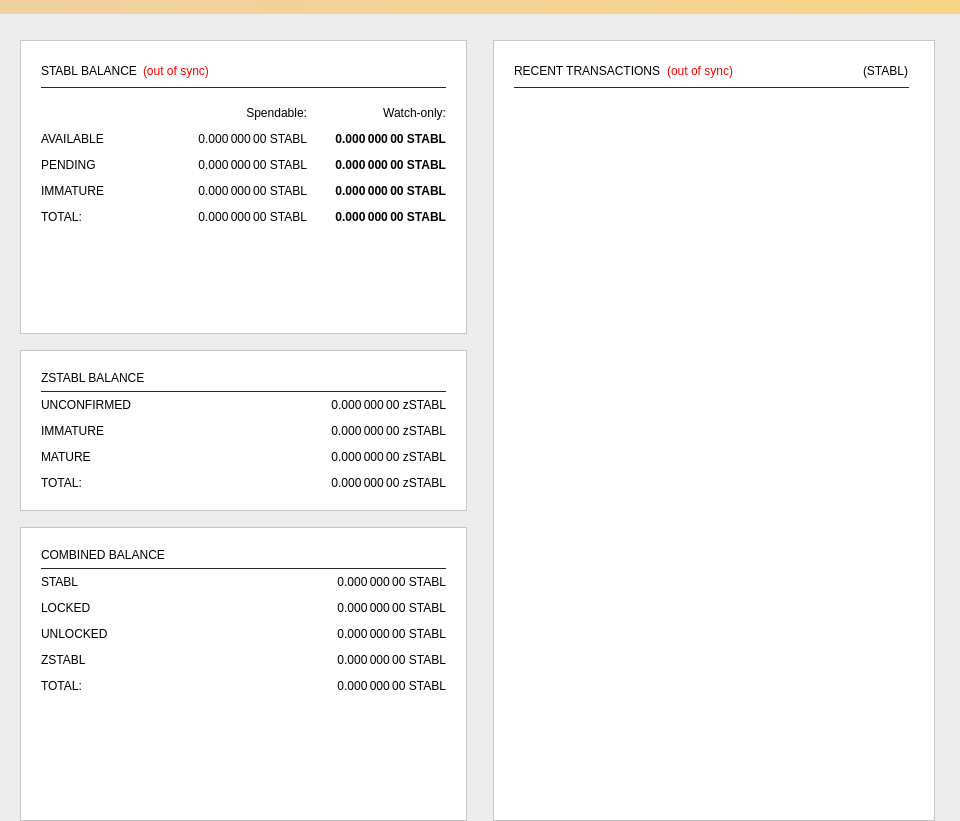
<?xml version="1.0" encoding="UTF-8"?>
<ui version="4.0">
 <class>OverviewPage</class>
 <widget class="QWidget" name="OverviewPage">
  <property name="geometry">
   <rect>
    <x>0</x>
    <y>0</y>
    <width>960</width>
    <height>821</height>
   </rect>
  </property>
  <property name="minimumSize">
   <size>
    <width>960</width>
    <height>0</height>
   </size>
  </property>
  <property name="windowTitle">
   <string>Form</string>
  </property>
  <property name="styleSheet">
   <string notr="true">background-color: #ececec;</string>
  </property>
  <layout class="QVBoxLayout" name="topLayout">
   <property name="leftMargin">
    <number>0</number>
   </property>
   <property name="topMargin">
    <number>0</number>
   </property>
   <property name="rightMargin">
    <number>0</number>
   </property>
   <property name="bottomMargin">
    <number>0</number>
   </property>
   <item>
    <widget class="QLabel" name="labelAlerts">
     <property name="visible">
      <bool>false</bool>
     </property>
     <property name="styleSheet">
      <string notr="true">background-color: qlineargradient(x1: 0, y1: 0, x2: 1, y2: 0, stop:0 #F0D0A0, stop:1 #F8D488); color:#000000;</string>
     </property>
     <property name="wordWrap">
      <bool>true</bool>
     </property>
     <property name="margin">
      <number>3</number>
     </property>
    </widget>
   </item>
   <item>
    <widget class="QLabel" name="label">
     <property name="text">
      <string/>
     </property>
     <property name="pixmap">
      <pixmap resource="../stablecoin.qrc">:/images/stablecoin_logo_horizontal</pixmap>
     </property>
     <property name="alignment">
      <set>Qt::AlignCenter</set>
     </property>
     <property name="margin">
      <number>27</number>
     </property>
    </widget>
   </item>
   <item>
    <layout class="QHBoxLayout" name="horizontalLayout" stretch="1,1">
     <property name="bottomMargin">
      <number>0</number>
     </property>
     <item>
      <layout class="QVBoxLayout" name="verticalLayout_2">
       <property name="leftMargin">
        <number>20</number>
       </property>
       <property name="rightMargin">
        <number>10</number>
       </property>
       <item>
        <widget class="QFrame" name="frame">
         <property name="styleSheet">
          <string notr="true">background-color: #FFFFFF;</string>
         </property>
         <property name="frameShape">
          <enum>QFrame::StyledPanel</enum>
         </property>
         <property name="frameShadow">
          <enum>QFrame::Raised</enum>
         </property>
         <layout class="QVBoxLayout" name="verticalLayout_4">
          <property name="leftMargin">
           <number>20</number>
          </property>
          <property name="topMargin">
           <number>20</number>
          </property>
          <property name="rightMargin">
           <number>20</number>
          </property>
          <property name="bottomMargin">
           <number>20</number>
          </property>
          <item>
           <layout class="QHBoxLayout" name="horizontalLayout_4">
            <item>
             <widget class="QLabel" name="label_5">
              <property name="font">
               <font>
                <weight>50</weight>
                <bold>false</bold>
               </font>
              </property>
              <property name="text">
               <string>STABL BALANCE</string>
              </property>
             </widget>
            </item>
            <item>
             <widget class="QLabel" name="labelWalletStatus">
              <property name="cursor">
               <cursorShape>WhatsThisCursor</cursorShape>
              </property>
              <property name="toolTip">
               <string>The displayed information may be out of date. Your wallet automatically synchronizes with the StableCoin network after a connection is established, but this process has not completed yet.</string>
              </property>
              <property name="styleSheet">
               <string notr="true">QLabel { color: red; }</string>
              </property>
              <property name="text">
               <string notr="true">(out of sync)</string>
              </property>
              <property name="alignment">
               <set>Qt::AlignLeading|Qt::AlignLeft|Qt::AlignVCenter</set>
              </property>
             </widget>
            </item>
            <item>
             <spacer name="horizontalSpacer_3">
              <property name="orientation">
               <enum>Qt::Horizontal</enum>
              </property>
              <property name="sizeHint" stdset="0">
               <size>
                <width>40</width>
                <height>20</height>
               </size>
              </property>
             </spacer>
            </item>
           </layout>
          </item>
          <item>
           <widget class="QLabel" name="label_3">
            <property name="maximumSize">
             <size>
              <width>16777215</width>
              <height>1</height>
             </size>
            </property>
            <property name="styleSheet">
             <string notr="true">background-color: #292929;</string>
            </property>
            <property name="text">
             <string/>
            </property>
           </widget>
          </item>
          <item>
           <layout class="QGridLayout" name="gridLayout">
            <property name="topMargin">
             <number>12</number>
            </property>
            <property name="spacing">
             <number>12</number>
            </property>
            <item row="2" column="2">
             <widget class="QLabel" name="labelWatchPending">
              <property name="font">
               <font>
                <weight>75</weight>
                <bold>true</bold>
               </font>
              </property>
              <property name="cursor">
               <cursorShape>IBeamCursor</cursorShape>
              </property>
              <property name="toolTip">
               <string>Unconfirmed transactions to watch-only addresses</string>
              </property>
              <property name="text">
               <string notr="true">0.000 000 00 STABL</string>
              </property>
              <property name="alignment">
               <set>Qt::AlignRight|Qt::AlignTrailing|Qt::AlignVCenter</set>
              </property>
              <property name="textInteractionFlags">
               <set>Qt::LinksAccessibleByMouse|Qt::TextSelectableByKeyboard|Qt::TextSelectableByMouse</set>
              </property>
             </widget>
            </item>
            <item row="2" column="1">
             <widget class="QLabel" name="labelUnconfirmed">
              <property name="font">
               <font>
                <weight>50</weight>
                <bold>false</bold>
               </font>
              </property>
              <property name="cursor">
               <cursorShape>IBeamCursor</cursorShape>
              </property>
              <property name="toolTip">
               <string>Total of transactions that have yet to be confirmed, and do not yet count toward the spendable balance</string>
              </property>
              <property name="text">
               <string notr="true">0.000 000 00 STABL</string>
              </property>
              <property name="alignment">
               <set>Qt::AlignRight|Qt::AlignTrailing|Qt::AlignVCenter</set>
              </property>
              <property name="textInteractionFlags">
               <set>Qt::LinksAccessibleByMouse|Qt::TextSelectableByKeyboard|Qt::TextSelectableByMouse</set>
              </property>
             </widget>
            </item>
            <item row="3" column="2">
             <widget class="QLabel" name="labelWatchImmature">
              <property name="font">
               <font>
                <weight>75</weight>
                <bold>true</bold>
               </font>
              </property>
              <property name="cursor">
               <cursorShape>IBeamCursor</cursorShape>
              </property>
              <property name="toolTip">
               <string>Staked or masternode rewards in watch-only addresses that has not yet matured</string>
              </property>
              <property name="text">
               <string notr="true">0.000 000 00 STABL</string>
              </property>
              <property name="alignment">
               <set>Qt::AlignRight|Qt::AlignTrailing|Qt::AlignVCenter</set>
              </property>
              <property name="textInteractionFlags">
               <set>Qt::LinksAccessibleByMouse|Qt::TextSelectableByKeyboard|Qt::TextSelectableByMouse</set>
              </property>
             </widget>
            </item>
            <item row="4" column="0">
             <widget class="QLabel" name="labelTotalText">
              <property name="text">
               <string>TOTAL:</string>
              </property>
             </widget>
            </item>
            <item row="3" column="1">
             <widget class="QLabel" name="labelImmature">
              <property name="font">
               <font>
                <weight>50</weight>
                <bold>false</bold>
               </font>
              </property>
              <property name="cursor">
               <cursorShape>IBeamCursor</cursorShape>
              </property>
              <property name="toolTip">
               <string>Staked or masternode rewards that has not yet matured</string>
              </property>
              <property name="text">
               <string notr="true">0.000 000 00 STABL</string>
              </property>
              <property name="alignment">
               <set>Qt::AlignRight|Qt::AlignTrailing|Qt::AlignVCenter</set>
              </property>
              <property name="textInteractionFlags">
               <set>Qt::LinksAccessibleByMouse|Qt::TextSelectableByKeyboard|Qt::TextSelectableByMouse</set>
              </property>
             </widget>
            </item>
            <item row="3" column="0">
             <widget class="QLabel" name="labelImmatureText">
              <property name="text">
               <string>IMMATURE</string>
              </property>
             </widget>
            </item>
            <item row="4" column="1">
             <widget class="QLabel" name="labelTotal">
              <property name="font">
               <font>
                <weight>50</weight>
                <bold>false</bold>
               </font>
              </property>
              <property name="cursor">
               <cursorShape>IBeamCursor</cursorShape>
              </property>
              <property name="toolTip">
               <string>Your current total balance</string>
              </property>
              <property name="text">
               <string notr="true">0.000 000 00 STABL</string>
              </property>
              <property name="alignment">
               <set>Qt::AlignRight|Qt::AlignTrailing|Qt::AlignVCenter</set>
              </property>
              <property name="textInteractionFlags">
               <set>Qt::LinksAccessibleByMouse|Qt::TextSelectableByKeyboard|Qt::TextSelectableByMouse</set>
              </property>
             </widget>
            </item>
            <item row="4" column="2">
             <widget class="QLabel" name="labelWatchTotal">
              <property name="font">
               <font>
                <weight>75</weight>
                <bold>true</bold>
               </font>
              </property>
              <property name="cursor">
               <cursorShape>IBeamCursor</cursorShape>
              </property>
              <property name="toolTip">
               <string>Current total balance in watch-only addresses</string>
              </property>
              <property name="text">
               <string notr="true">0.000 000 00 STABL</string>
              </property>
              <property name="alignment">
               <set>Qt::AlignRight|Qt::AlignTrailing|Qt::AlignVCenter</set>
              </property>
              <property name="textInteractionFlags">
               <set>Qt::LinksAccessibleByMouse|Qt::TextSelectableByKeyboard|Qt::TextSelectableByMouse</set>
              </property>
             </widget>
            </item>
            <item row="0" column="2">
             <widget class="QLabel" name="labelWatchonly">
              <property name="text">
               <string>Watch-only:</string>
              </property>
              <property name="alignment">
               <set>Qt::AlignRight|Qt::AlignTrailing|Qt::AlignVCenter</set>
              </property>
             </widget>
            </item>
            <item row="1" column="0">
             <widget class="QLabel" name="labelBalanceText">
              <property name="text">
               <string>AVAILABLE</string>
              </property>
             </widget>
            </item>
            <item row="1" column="1">
             <widget class="QLabel" name="labelBalance">
              <property name="font">
               <font>
                <weight>50</weight>
                <bold>false</bold>
               </font>
              </property>
              <property name="cursor">
               <cursorShape>IBeamCursor</cursorShape>
              </property>
              <property name="toolTip">
               <string>Your current spendable balance</string>
              </property>
              <property name="text">
               <string notr="true">0.000 000 00 STABL</string>
              </property>
              <property name="alignment">
               <set>Qt::AlignRight|Qt::AlignTrailing|Qt::AlignVCenter</set>
              </property>
              <property name="textInteractionFlags">
               <set>Qt::LinksAccessibleByMouse|Qt::TextSelectableByKeyboard|Qt::TextSelectableByMouse</set>
              </property>
             </widget>
            </item>
            <item row="1" column="2">
             <widget class="QLabel" name="labelWatchAvailable">
              <property name="font">
               <font>
                <weight>75</weight>
                <bold>true</bold>
               </font>
              </property>
              <property name="cursor">
               <cursorShape>IBeamCursor</cursorShape>
              </property>
              <property name="toolTip">
               <string>Your current balance in watch-only addresses</string>
              </property>
              <property name="text">
               <string notr="true">0.000 000 00 STABL</string>
              </property>
              <property name="alignment">
               <set>Qt::AlignRight|Qt::AlignTrailing|Qt::AlignVCenter</set>
              </property>
              <property name="textInteractionFlags">
               <set>Qt::LinksAccessibleByMouse|Qt::TextSelectableByKeyboard|Qt::TextSelectableByMouse</set>
              </property>
             </widget>
            </item>
            <item row="2" column="0">
             <widget class="QLabel" name="labelPendingText">
              <property name="text">
               <string>PENDING</string>
              </property>
             </widget>
            </item>
            <item row="0" column="1">
             <widget class="QLabel" name="labelSpendable">
              <property name="text">
               <string>Spendable:</string>
              </property>
              <property name="alignment">
               <set>Qt::AlignRight|Qt::AlignTrailing|Qt::AlignVCenter</set>
              </property>
             </widget>
            </item>
           </layout>
          </item>
          <item>
           <spacer name="verticalSpacer_4">
            <property name="orientation">
             <enum>Qt::Vertical</enum>
            </property>
            <property name="sizeHint" stdset="0">
             <size>
              <width>20</width>
              <height>40</height>
             </size>
            </property>
           </spacer>
          </item>
         </layout>
        </widget>
       </item>
       <item>
        <spacer name="verticalSpacer_2">
         <property name="orientation">
          <enum>Qt::Vertical</enum>
         </property>
         <property name="sizeType">
          <enum>QSizePolicy::Fixed</enum>
         </property>
         <property name="sizeHint" stdset="0">
          <size>
           <width>20</width>
           <height>10</height>
          </size>
         </property>
        </spacer>
       </item>
       <item>
        <widget class="QFrame" name="frame_4">
         <property name="styleSheet">
          <string notr="true">background-color: #FFFFFF;</string>
         </property>
         <property name="frameShape">
          <enum>QFrame::StyledPanel</enum>
         </property>
         <property name="frameShadow">
          <enum>QFrame::Raised</enum>
         </property>
         <layout class="QVBoxLayout" name="verticalLayout_7">
          <property name="leftMargin">
           <number>20</number>
          </property>
          <property name="topMargin">
           <number>20</number>
          </property>
          <property name="rightMargin">
           <number>20</number>
          </property>
          <property name="bottomMargin">
           <number>20</number>
          </property>
          <item>
           <layout class="QHBoxLayout" name="horizontalLayout_8" stretch="0">
            <item>
             <widget class="QLabel" name="label_5z_3">
              <property name="maximumSize">
               <size>
                <width>16777215</width>
                <height>20</height>
               </size>
              </property>
              <property name="font">
               <font>
                <weight>50</weight>
                <bold>false</bold>
               </font>
              </property>
              <property name="text">
               <string>ZSTABL BALANCE</string>
              </property>
             </widget>
            </item>
           </layout>
          </item>
          <item>
           <widget class="QLabel" name="label_6">
            <property name="maximumSize">
             <size>
              <width>16777215</width>
              <height>1</height>
             </size>
            </property>
            <property name="styleSheet">
             <string notr="true">background-color: #292929;</string>
            </property>
            <property name="text">
             <string/>
            </property>
           </widget>
          </item>
          <item>
           <layout class="QGridLayout" name="gridLayout_5">
            <property name="topMargin">
             <number>0</number>
            </property>
            <property name="spacing">
             <number>12</number>
            </property>
            <item row="4" column="0">
             <widget class="QLabel" name="labelzBalanceMatureText">
              <property name="toolTip">
               <string>Mature: more than 20 confirmation and more than 1 mints of the same denomination after it was minted.
These zSTABL are spendable.</string>
              </property>
              <property name="text">
               <string>MATURE</string>
              </property>
             </widget>
            </item>
            <item row="4" column="1">
             <widget class="QLabel" name="labelzBalanceMature">
              <property name="font">
               <font>
                <weight>50</weight>
                <bold>false</bold>
               </font>
              </property>
              <property name="toolTip">
               <string>Mature: more than 20 confirmation and more than 1 mints of the same denomination after it was minted.
These zSTABL are spendable.</string>
              </property>
              <property name="text">
               <string>0.000 000 00 zSTABL</string>
              </property>
              <property name="alignment">
               <set>Qt::AlignRight|Qt::AlignTrailing|Qt::AlignVCenter</set>
              </property>
             </widget>
            </item>
            <item row="2" column="0">
             <widget class="QLabel" name="labelzBalanceUnconfirmedText">
              <property name="toolTip">
               <string>Unconfirmed: less than 20 confirmations
Immature: confirmed, but less than 1 mints of the same denomination after it was minted</string>
              </property>
              <property name="text">
               <string>UNCONFIRMED</string>
              </property>
             </widget>
            </item>
            <item row="2" column="1">
             <widget class="QLabel" name="labelzBalanceUnconfirmed">
              <property name="font">
               <font>
                <weight>50</weight>
                <bold>false</bold>
               </font>
              </property>
              <property name="toolTip">
               <string>Unconfirmed: less than 20 confirmations
Immature: confirmed, but less than 1 mints of the same denomination after it was minted</string>
              </property>
              <property name="text">
               <string>0.000 000 00 zSTABL</string>
              </property>
              <property name="alignment">
               <set>Qt::AlignRight|Qt::AlignTrailing|Qt::AlignVCenter</set>
              </property>
             </widget>
            </item>
            <item row="3" column="0">
             <widget class="QLabel" name="labelzBalanceImmatureText">
              <property name="toolTip">
               <string>Unconfirmed: less than 20 confirmations
Immature: confirmed, but less than 1 mints of the same denomination after it was minted</string>
              </property>
              <property name="text">
               <string>IMMATURE</string>
              </property>
             </widget>
            </item>
            <item row="3" column="1">
             <widget class="QLabel" name="labelzBalanceImmature">
              <property name="font">
               <font>
                <weight>50</weight>
                <bold>false</bold>
               </font>
              </property>
              <property name="toolTip">
               <string>Unconfirmed: less than 20 confirmations
Immature: confirmed, but less than 1 mints of the same denomination after it was minted</string>
              </property>
              <property name="text">
               <string>0.000 000 00 zSTABL</string>
              </property>
              <property name="alignment">
               <set>Qt::AlignRight|Qt::AlignTrailing|Qt::AlignVCenter</set>
              </property>
             </widget>
            </item>
            <item row="5" column="0">
             <widget class="QLabel" name="labelzBalanceText">
              <property name="toolTip">
               <string>All available zSTABL, unconfirmed and immature zSTABL included.</string>
              </property>
              <property name="text">
               <string>TOTAL:</string>
              </property>
             </widget>
            </item>
            <item row="5" column="1">
             <widget class="QLabel" name="labelzBalance">
              <property name="font">
               <font>
                <weight>50</weight>
                <bold>false</bold>
               </font>
              </property>
              <property name="cursor">
               <cursorShape>IBeamCursor</cursorShape>
              </property>
              <property name="toolTip">
               <string>All available zSTABL, unconfirmed and immature zSTABL included.</string>
              </property>
              <property name="text">
               <string notr="true">0.000 000 00 zSTABL</string>
              </property>
              <property name="alignment">
               <set>Qt::AlignRight|Qt::AlignTrailing|Qt::AlignVCenter</set>
              </property>
              <property name="textInteractionFlags">
               <set>Qt::LinksAccessibleByMouse|Qt::TextSelectableByKeyboard|Qt::TextSelectableByMouse</set>
              </property>
             </widget>
            </item>
           </layout>
          </item>
         </layout>
        </widget>
       </item>
       <item>
        <spacer name="verticalSpacer_3">
         <property name="orientation">
          <enum>Qt::Vertical</enum>
         </property>
         <property name="sizeType">
          <enum>QSizePolicy::Fixed</enum>
         </property>
         <property name="sizeHint" stdset="0">
          <size>
           <width>20</width>
           <height>10</height>
          </size>
         </property>
        </spacer>
       </item>
       <item>
        <widget class="QFrame" name="frame_3">
         <property name="styleSheet">
          <string notr="true">background-color: #FFFFFF;</string>
         </property>
         <property name="frameShape">
          <enum>QFrame::StyledPanel</enum>
         </property>
         <property name="frameShadow">
          <enum>QFrame::Raised</enum>
         </property>
         <layout class="QVBoxLayout" name="verticalLayout_5">
          <property name="leftMargin">
           <number>20</number>
          </property>
          <property name="topMargin">
           <number>20</number>
          </property>
          <property name="rightMargin">
           <number>20</number>
          </property>
          <property name="bottomMargin">
           <number>20</number>
          </property>
          <item>
           <layout class="QHBoxLayout" name="horizontalLayout_5" stretch="0">
            <item>
             <widget class="QLabel" name="label_5z">
              <property name="maximumSize">
               <size>
                <width>16777215</width>
                <height>20</height>
               </size>
              </property>
              <property name="font">
               <font>
                <weight>50</weight>
                <bold>false</bold>
               </font>
              </property>
              <property name="toolTip">
               <string>Combined Balances (including unconfirmed and immature coins)</string>
              </property>
              <property name="text">
               <string>COMBINED BALANCE</string>
              </property>
             </widget>
            </item>
           </layout>
          </item>
          <item>
           <widget class="QLabel" name="label_7">
            <property name="maximumSize">
             <size>
              <width>16777215</width>
              <height>1</height>
             </size>
            </property>
            <property name="styleSheet">
             <string notr="true">background-color: #292929;</string>
            </property>
            <property name="text">
             <string/>
            </property>
           </widget>
          </item>
          <item>
           <layout class="QGridLayout" name="gridLayout_3" rowstretch="0,0,0,0,0,0,0,0" rowminimumheight="0,0,0,0,0,0,0,0" columnminimumwidth="0,0">
            <property name="sizeConstraint">
             <enum>QLayout::SetMinimumSize</enum>
            </property>
            <property name="topMargin">
             <number>0</number>
            </property>
            <property name="spacing">
             <number>12</number>
            </property>
            <item row="4" column="1">
             <widget class="QLabel" name="labelzBalancez">
              <property name="font">
               <font>
                <weight>50</weight>
                <bold>false</bold>
               </font>
              </property>
              <property name="cursor">
               <cursorShape>IBeamCursor</cursorShape>
              </property>
              <property name="toolTip">
               <string>Total of transactions that have yet to be confirmed, and do not yet count toward the spendable balance</string>
              </property>
              <property name="text">
               <string notr="true">0.000 000 00 STABL</string>
              </property>
              <property name="alignment">
               <set>Qt::AlignRight|Qt::AlignTrailing|Qt::AlignVCenter</set>
              </property>
              <property name="textInteractionFlags">
               <set>Qt::LinksAccessibleByMouse|Qt::TextSelectableByKeyboard|Qt::TextSelectableByMouse</set>
              </property>
             </widget>
            </item>
            <item row="1" column="0">
             <widget class="QLabel" name="labelBalanceTextz">
              <property name="minimumSize">
               <size>
                <width>0</width>
                <height>0</height>
               </size>
              </property>
              <property name="text">
               <string>STABL</string>
              </property>
             </widget>
            </item>
            <item row="1" column="1">
             <widget class="QLabel" name="labelBalancez">
              <property name="font">
               <font>
                <weight>50</weight>
                <bold>false</bold>
               </font>
              </property>
              <property name="cursor">
               <cursorShape>IBeamCursor</cursorShape>
              </property>
              <property name="toolTip">
               <string>Your current spendable balance</string>
              </property>
              <property name="text">
               <string notr="true">0.000 000 00 STABL</string>
              </property>
              <property name="alignment">
               <set>Qt::AlignRight|Qt::AlignTrailing|Qt::AlignVCenter</set>
              </property>
              <property name="textInteractionFlags">
               <set>Qt::LinksAccessibleByMouse|Qt::TextSelectableByKeyboard|Qt::TextSelectableByMouse</set>
              </property>
             </widget>
            </item>
            <item row="4" column="0">
             <widget class="QLabel" name="labelzBalanceTextz">
              <property name="toolTip">
               <string/>
              </property>
              <property name="text">
               <string>ZSTABL</string>
              </property>
             </widget>
            </item>
            <item row="2" column="1">
             <widget class="QLabel" name="labelLockedBalance">
              <property name="toolTip">
               <string>Locked STABL or Masternode collaterals. These are excluded from zSTABL minting.</string>
              </property>
              <property name="text">
               <string>0.000 000 00 STABL</string>
              </property>
              <property name="alignment">
               <set>Qt::AlignRight|Qt::AlignTrailing|Qt::AlignVCenter</set>
              </property>
             </widget>
            </item>
            <item row="2" column="0">
             <widget class="QLabel" name="labelLockedBalanceText">
              <property name="toolTip">
               <string>Locked STABL or Masternode collaterals. These are excluded from zSTABL minting.</string>
              </property>
              <property name="text">
               <string>LOCKED</string>
              </property>
             </widget>
            </item>
            <item row="3" column="0">
             <widget class="QLabel" name="labelUnLockedBalanceText">
              <property name="toolTip">
               <string>Unlocked STABLs. These can be used for zSTABL minting.</string>
              </property>
              <property name="text">
               <string>UNLOCKED</string>
              </property>
             </widget>
            </item>
            <item row="3" column="1">
             <widget class="QLabel" name="labelUnLockedBalance">
              <property name="toolTip">
               <string>Unlocked STABLs. These can be used for zSTABL minting.</string>
              </property>
              <property name="text">
               <string>0.000 000 00 STABL</string>
              </property>
              <property name="alignment">
               <set>Qt::AlignRight|Qt::AlignTrailing|Qt::AlignVCenter</set>
              </property>
             </widget>
            </item>
            <item row="5" column="1">
             <widget class="QLabel" name="labelTotalz">
              <property name="font">
               <font>
                <weight>50</weight>
                <bold>false</bold>
               </font>
              </property>
              <property name="cursor">
               <cursorShape>IBeamCursor</cursorShape>
              </property>
              <property name="toolTip">
               <string>Total Balance, including unconfirmed and immature coins.</string>
              </property>
              <property name="text">
               <string notr="true">0.000 000 00 STABL</string>
              </property>
              <property name="alignment">
               <set>Qt::AlignRight|Qt::AlignTrailing|Qt::AlignVCenter</set>
              </property>
              <property name="textInteractionFlags">
               <set>Qt::LinksAccessibleByMouse|Qt::TextSelectableByKeyboard|Qt::TextSelectableByMouse</set>
              </property>
             </widget>
            </item>
            <item row="5" column="0">
             <widget class="QLabel" name="labelTotalTextz">
              <property name="text">
               <string>TOTAL:</string>
              </property>
             </widget>
            </item>
           </layout>
          </item>
          <item>
           <spacer name="verticalSpacer">
            <property name="orientation">
             <enum>Qt::Vertical</enum>
            </property>
            <property name="sizeHint" stdset="0">
             <size>
              <width>20</width>
              <height>40</height>
             </size>
            </property>
           </spacer>
          </item>
         </layout>
        </widget>
       </item>
      </layout>
     </item>
     <item>
      <layout class="QVBoxLayout" name="verticalLayout_3">
       <property name="leftMargin">
        <number>10</number>
       </property>
       <property name="rightMargin">
        <number>25</number>
       </property>
       <item>
        <widget class="QFrame" name="frame_2">
         <property name="styleSheet">
          <string notr="true">background-color: #FFFFFF;
</string>
         </property>
         <property name="frameShape">
          <enum>QFrame::StyledPanel</enum>
         </property>
         <property name="frameShadow">
          <enum>QFrame::Raised</enum>
         </property>
         <layout class="QVBoxLayout" name="verticalLayout">
          <property name="leftMargin">
           <number>0</number>
          </property>
          <property name="topMargin">
           <number>20</number>
          </property>
          <property name="rightMargin">
           <number>0</number>
          </property>
          <item>
           <layout class="QHBoxLayout" name="horizontalLayout_2">
            <property name="leftMargin">
             <number>20</number>
            </property>
            <property name="rightMargin">
             <number>25</number>
            </property>
            <item>
             <widget class="QLabel" name="label_4">
              <property name="font">
               <font>
                <weight>50</weight>
                <bold>false</bold>
               </font>
              </property>
              <property name="text">
               <string>RECENT TRANSACTIONS</string>
              </property>
             </widget>
            </item>
            <item>
             <widget class="QLabel" name="labelTransactionsStatus">
              <property name="cursor">
               <cursorShape>WhatsThisCursor</cursorShape>
              </property>
              <property name="toolTip">
               <string>The displayed information may be out of date. Your wallet automatically synchronizes with the StableCoin network after a connection is established, but this process has not completed yet.</string>
              </property>
              <property name="styleSheet">
               <string notr="true">QLabel { color: red; }</string>
              </property>
              <property name="text">
               <string notr="true">(out of sync)</string>
              </property>
              <property name="alignment">
               <set>Qt::AlignRight|Qt::AlignTrailing|Qt::AlignVCenter</set>
              </property>
             </widget>
            </item>
            <item>
             <spacer name="horizontalSpacer">
              <property name="orientation">
               <enum>Qt::Horizontal</enum>
              </property>
              <property name="sizeHint" stdset="0">
               <size>
                <width>40</width>
                <height>20</height>
               </size>
              </property>
             </spacer>
            </item>
            <item>
             <widget class="QLabel" name="label_2">
              <property name="text">
               <string>(STABL)</string>
              </property>
             </widget>
            </item>
           </layout>
          </item>
          <item>
           <widget class="QLabel" name="label_8">
            <property name="maximumSize">
             <size>
              <width>16777215</width>
              <height>1</height>
             </size>
            </property>
            <property name="styleSheet">
             <string notr="true">background-color: #292929;
margin-left:20px;
margin-right:25px;
</string>
            </property>
            <property name="text">
             <string/>
            </property>
           </widget>
          </item>
          <item>
           <widget class="QListView" name="listTransactions">
            <property name="styleSheet">
             <string notr="true"/>
            </property>
            <property name="frameShape">
             <enum>QFrame::NoFrame</enum>
            </property>
            <property name="verticalScrollBarPolicy">
             <enum>Qt::ScrollBarAlwaysOff</enum>
            </property>
            <property name="horizontalScrollBarPolicy">
             <enum>Qt::ScrollBarAlwaysOff</enum>
            </property>
            <property name="alternatingRowColors">
             <bool>true</bool>
            </property>
            <property name="selectionMode">
             <enum>QAbstractItemView::NoSelection</enum>
            </property>
           </widget>
          </item>
         </layout>
        </widget>
       </item>
      </layout>
     </item>
    </layout>
   </item>
  </layout>
 </widget>
 <resources>
  <include location="../stablecoin.qrc"/>
 </resources>
 <connections/>
</ui>
